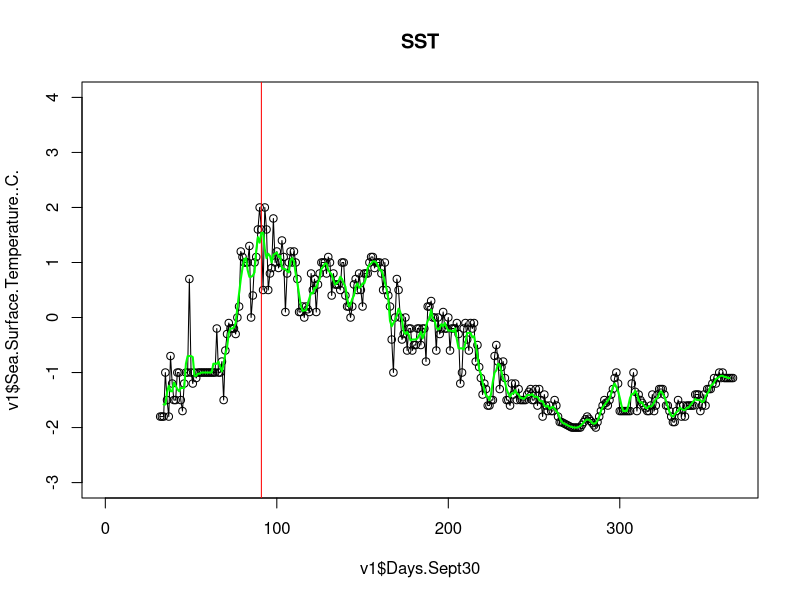
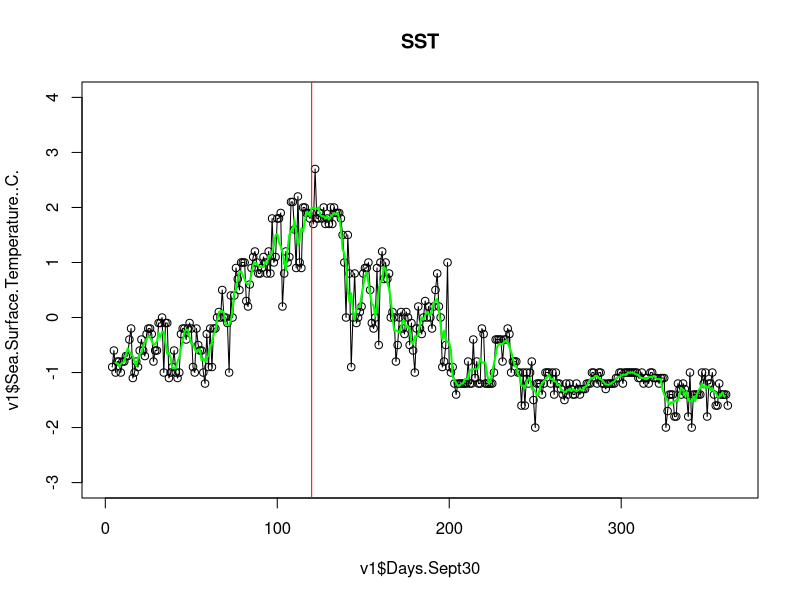
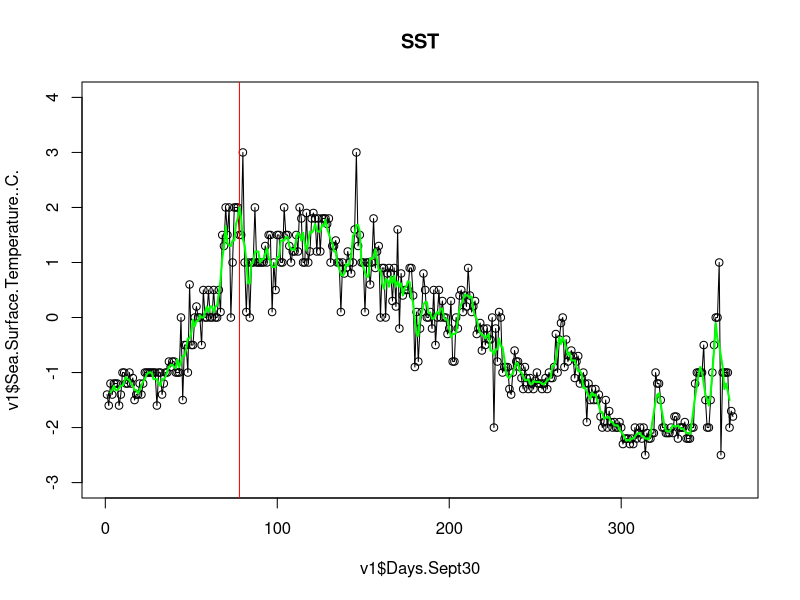
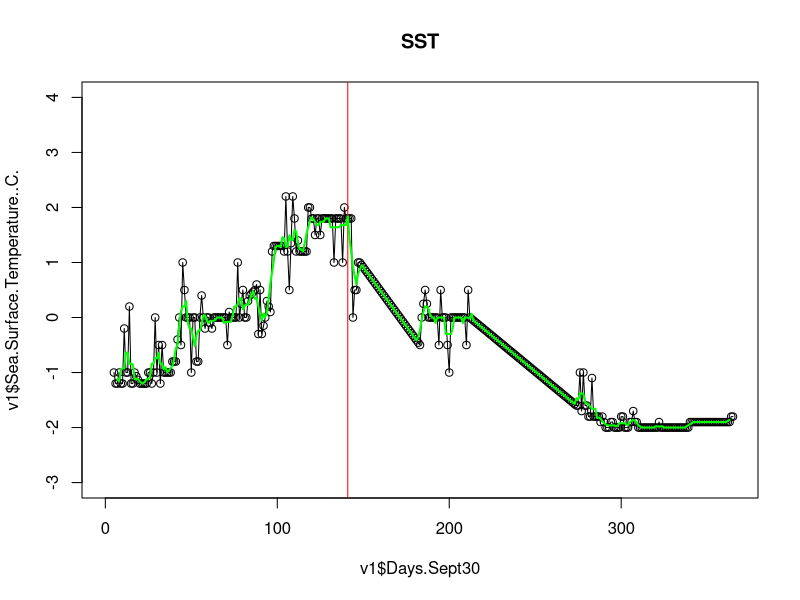
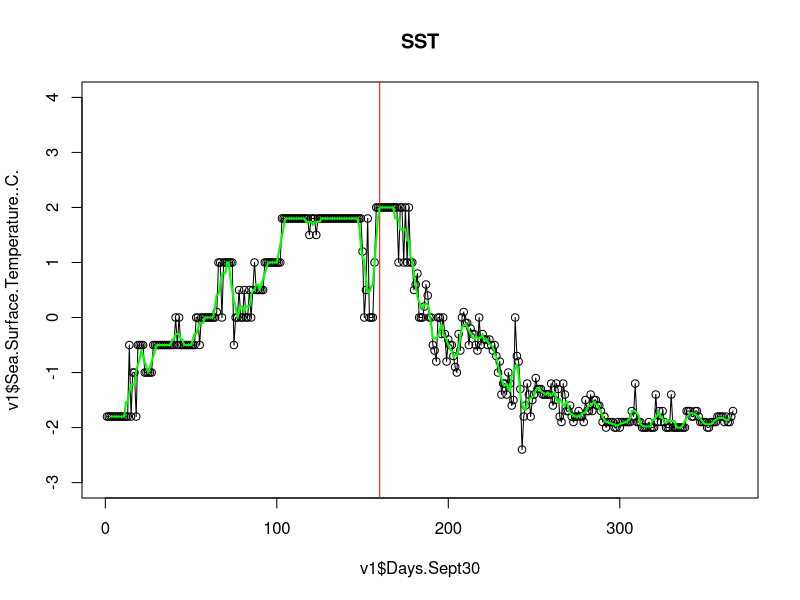
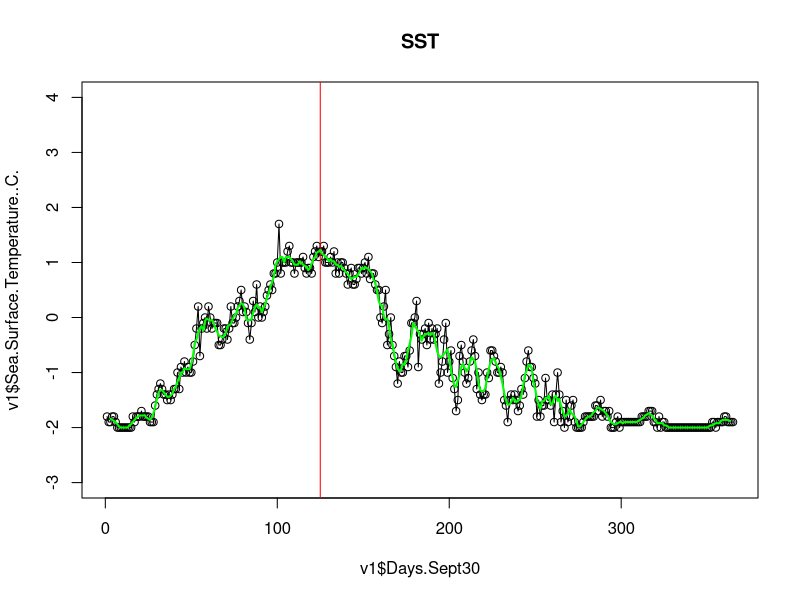
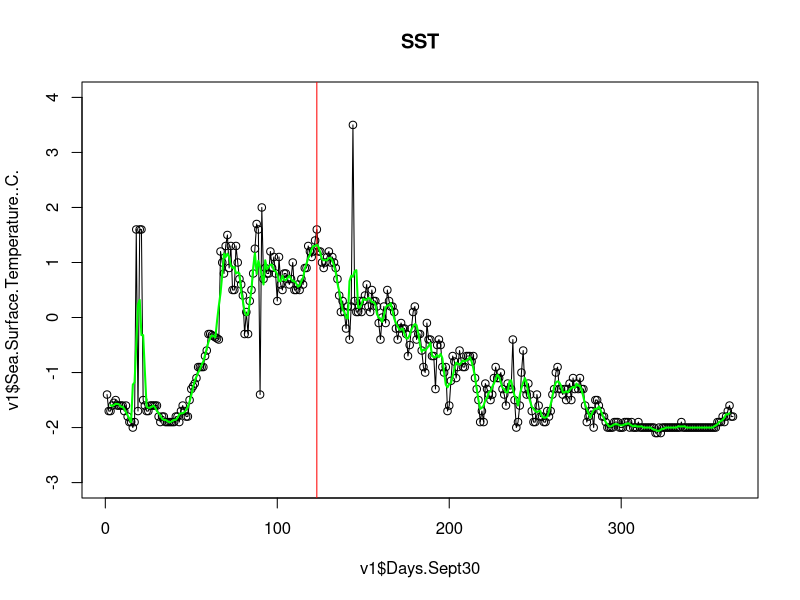
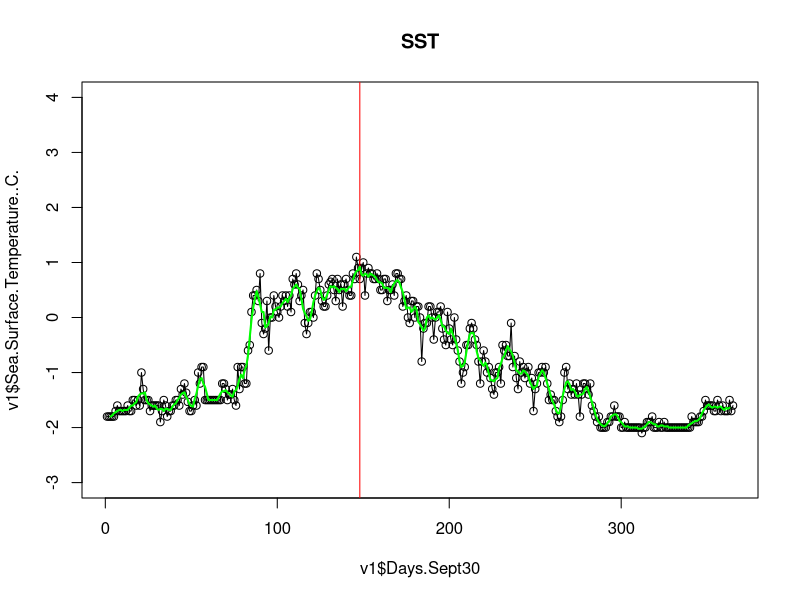

Source code (R) for these figures, in order:
require(lubridate)
require(zoo)
require(ggplot2)
require(reshape2)
require(openxlsx)

####### early vs lat ice yrs. 
late <- c(1991, 1994, 2004, 2013, 2015) 
early<- c (1992, 1998, 2007, 2008, 2010)

#### directories 
data_wd<-"~/Desktop/CodeData/DATA/"
plot_wd<-"~/Desktop/CodeData/PLOTS/"

####### Load Data ########
setwd(data_wd)
mn_repro_dates <- read.xlsx("Pal Datasets.xlsx", sheet = "Adélie", skipEmptyRows = FALSE)
SST <- read.xlsx("Pal Datasets.xlsx", sheet = "SST", skipEmptyRows = FALSE)


####### Loop through each season to pull out min/max for variable of interest #####
Peaks_sst<-NULL
approximated_SST<-NULL

for(g in 1:length(unique(SST$Season))){
  
  this_yr<-unique(SST$Season)[g]; print(this_yr)
  v1<-subset(SST, SST$Season == this_yr)
  v1<-v1[order(v1$Days.Sept30),]
  
  if(g == 25){ v1<-v1[-366,]}
  
  #missing dates in some years  
  if(length(v1$Days.Sept30)< 365){
    newT<-1:max(v1$Days.Sept30)
    v1<-v1[match(newT,v1[,"Days.Sept30"]),]
    v1$Days.Sept30<-newT
  }

  ### fill in the few values with NA 
  # In a few years the data starts/ends with NAs; ignore those points
  if(this_yr == 1991){
    v1$Sea.Surface.Temperature..C.[32:366]<-na.approx(v1$Sea.Surface.Temperature..C.)
  }
  
  if(this_yr == 1992){
    v1$Sea.Surface.Temperature..C.[4:362]<-na.approx(v1$Sea.Surface.Temperature..C.)
  }
  
  if(this_yr == 1994){
    v1$Sea.Surface.Temperature..C.[5:365]<-na.approx(v1$Sea.Surface.Temperature..C.)
  }
  
  if(this_yr == 2012){
    v1$Sea.Surface.Temperature..C.[1:358]<-na.approx(v1$Sea.Surface.Temperature..C.)
  }
  
  if( this_yr != 2012 & this_yr != 1991 & this_yr != 1992 & this_yr != 1994 ){
    v1$Sea.Surface.Temperature..C.<-na.approx(v1$Sea.Surface.Temperature..C.)
  }
  approximated_SST<-rbind(approximated_SST, v1)
  
  ###### calculate peaks/valleys for each  yr and each variable. 
  sst1<-rollmean(v1$Sea.Surface.Temperature..C., k=5,fill=NA)
  Peaks_sst<-rbind(Peaks_sst, rbind(c("SST",  this_yr, v1$Days.Sept30[which.max(sst1)],  sst1[which.max(sst1)])))
  
  #check plot
  dev.new()
  plot(v1$Days.Sept30, v1$Sea.Surface.Temperature..C., type="o", main="SST", ylim=c(-3,4))
    abline(v= v1$Days.Sept30[which.max(sst1)], col="red")
    lines(v1$Days.Sept30,sst1, col="green",lwd=2)
}
############################### DONE ##############################


####save ##############################
colnames(Peaks_sst)<-c("variable", "season", "day_of_peak","value")
Peaks_sst<-as.data.frame( Peaks_sst)
Peaks_sst[,2]<-as.numeric(as.character( Peaks_sst[,2]))
Peaks_sst[,3]<-as.numeric( as.character( Peaks_sst[,3]))
Peaks_sst[,4]<-as.numeric( as.character( Peaks_sst[,4]))
#save(Peaks_sst, file="Peaks_sst.Rdata")



############## FIGURE #####################  

######## Labeling dates
dates<-as.Date(c("2020-10-01", "2020-11-01" ,"2020-12-01" ,"2021-01-01", "2021-02-01", "2021-03-01", "2021-04-01", "2021-05-01", "2021-06-01", "2021-07-01", "2021-08-01" ,"2021-09-01"))
#day that corresponds to 1st of the month
day_since_sept30<-c(1, 32, 62 ,93, 124, 152, 183, 213, 244, 274, 305, 336)


setwd(plot_wd)
pdf("SST_summary_phenology_highlight earlylate.pdf", height=10, width=6)
par(mfrow=c(3,1)); par(oma=c(2,2,2,0))
limz<-range(approximated_SST$Sea.Surface.Temperature..C.,na.rm=TRUE)

plot(NA,NA, col="lightgray", xlim=c(0,366), ylim= limz, xlab="", ylab="SST (C)", cex.lab=1.5, cex.axis=1.3,,xaxs="i",yaxs="i", xaxt="n")
axis(1, at=day_since_sept30, label=format(dates, "%b"),cex.axis=1.3)

############## and quantiles and mean penguin dates 
id1<-1
id2<-5
col1<-"bisque2" 
rect(quantile(mn_repro_dates[,2], na.rm=TRUE)[id1], -1000, quantile(mn_repro_dates[,2], na.rm=TRUE)[id2], 1000, col=col1, border=F)
rect(quantile(mn_repro_dates[,3], na.rm=TRUE)[id1], -1000, quantile(mn_repro_dates[,3], na.rm=TRUE)[id2], 1000, col=col1, border=F)
rect(quantile(mn_repro_dates[,4], na.rm=TRUE)[id1], -1000, quantile(mn_repro_dates[,4], na.rm=TRUE)[id2], 1000, col=col1, border=F)
rect(quantile(mn_repro_dates[,5], na.rm=TRUE)[id1], -1000, quantile(mn_repro_dates[,5], na.rm=TRUE)[id2], 1000, col=col1, border=F)
id1<-2
id2<-4
col2<-"seashell1" 
rect(quantile(mn_repro_dates[,2], na.rm=TRUE)[id1], -1000, quantile(mn_repro_dates[,2], na.rm=TRUE)[id2], 1000, col=col2, border=F)
rect(quantile(mn_repro_dates[,3], na.rm=TRUE)[id1], -1000, quantile(mn_repro_dates[,3], na.rm=TRUE)[id2], 1000, col=col2, border=F)
rect(quantile(mn_repro_dates[,4], na.rm=TRUE)[id1], -1000, quantile(mn_repro_dates[,4], na.rm=TRUE)[id2], 1000, col=col2, border=F)
rect(quantile(mn_repro_dates[,5], na.rm=TRUE)[id1], -1000, quantile(mn_repro_dates[,5], na.rm=TRUE)[id2], 1000, col=col2, border=F)

# add repro means 
abline(v= mean(mn_repro_dates[,2], na.rm=TRUE), col="bisque4")#lay
abline(v= mean(mn_repro_dates[,3], na.rm=TRUE), col="bisque4")#hatch
abline(v= mean(mn_repro_dates[,4], na.rm=TRUE), col="bisque4")#crit per
abline(v= mean(mn_repro_dates[,5], na.rm=TRUE), col="bisque4")# fledge
############## ############## ############## 

#add line for each yr 
for(q in 1:length(unique(approximated_SST$Season))){
  yr1<-subset(approximated_SST, approximated_SST$Season == unique(approximated_SST$Season)[q])
  yr1<-yr1[order(yr1$Days.Sept30),]
   VAR<-rollmean(yr1$Sea.Surface.Temperature..C., k=5, fill=NA)
  lines(time(yr1$Days.Sept30), VAR, col="gray")
}

### plot mean all years 
all_data_cleaned2<-aggregate(approximated_SST$Sea.Surface.Temperature..C., by=list(approximated_SST$Days.Sept30), FUN="mean", na.rm=T)
VAR_mn<-ksmooth(time(all_data_cleaned2$Group.1), all_data_cleaned2$x, "normal", bandwidth = 50)
lines(VAR_mn, col="black", lwd=3)

# Mean for late and early ice years 
reorg_late<-approximated_SST[which(approximated_SST$Season %in% late==T),]
reorg_late<-aggregate(reorg_late, by=list(reorg_late$Days.Sept30),FUN=mean, na.rm=TRUE )
agg<-reorg_late[order(reorg_late$Days.Sept30),]
lines(ksmooth(time(agg$Group.1), agg$Sea.Surface.Temperature..C., "normal", bandwidth = 50), col="blue", lwd=2)

reorg_early<-approximated_SST[which(approximated_SST$Season %in% early==T),]
reorg_early<-aggregate(reorg_early, by=list(reorg_early$Days.Sept30),FUN=mean, na.rm=TRUE )
agg<-reorg_early[order(reorg_early$Days.Sept30),]
lines(ksmooth(time(agg$Group.1), agg$Sea.Surface.Temperature..C., "normal", bandwidth = 50), col="salmon", lwd=2)
box()

##### add mn/sd in peak/valley
pt_COL<-"green4"
lwd_id<-3; cex_id<-3
points(mean(Peaks_sst$day_of_peak), mean(Peaks_sst$value) , cex=cex_id, pch=20, col=pt_COL)
#sd for day of peak 
segments(mean(Peaks_sst$day_of_peak)- sd(Peaks_sst$day_of_peak) ,mean(Peaks_sst$value),
         mean(Peaks_sst$day_of_peak)+ sd(Peaks_sst$day_of_peak), mean(Peaks_sst$value), col=pt_COL,lwd=lwd_id)
#sd for magnitude
segments(mean(Peaks_sst$day_of_peak), mean(Peaks_sst$value)- sd(Peaks_sst$value),
         mean(Peaks_sst$day_of_peak), mean(Peaks_sst$value)+ sd(Peaks_sst$value),col=pt_COL, lwd=lwd_id)

legend("topright", c("1991-2019", "1991-2019 Average" ), lwd=c(2,3), col=c("gray", "black"), bty="n", cex=1.5)
dev.off()
#################################################################


